Frame 1 (no input): blank canvas, image omitted
Frame 60 (no input): blank canvas, image omitted
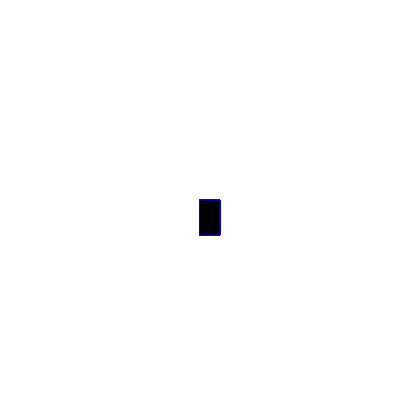
Frame 120 (the mouse pressed at the canvas centre since frame 60)

The p5.js sketch whose frames 1 and 60 were blank and that drew this single picture after the mouse press (run headless with seeded random() and noise() and a simulated clock; from frame 60 on, the mouse is pressed at the canvas centre):

// p5.js sketch
// ── sketch.js
function setup() {
    createCanvas(400, 400);
    background("white")
  }
  
  
  function draw() {
    
    stroke("blue");
    fill("black");
    
    
    
    
    if (mouseIsPressed) {
      rect(mouseX, mouseY, 20, 35);
    }
  }
